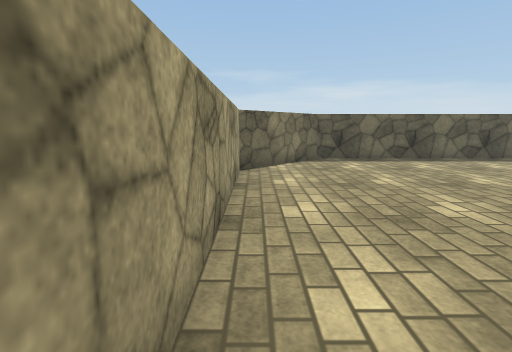
view 1 (above)

16 first-person views from a walk through a Unity game level. The camera is 1.3 m above the floor, tilts 10° down and sees 85° across. The floor is counted in squares, 1 m on a side. Each view is taken from the middle of a square. On the plan, view 1 faces up. The plan holds only what a view shows up to about 13 squares ahead; the rest is blank. Surface patterns are stand-ins for the level's own textures.

view 2
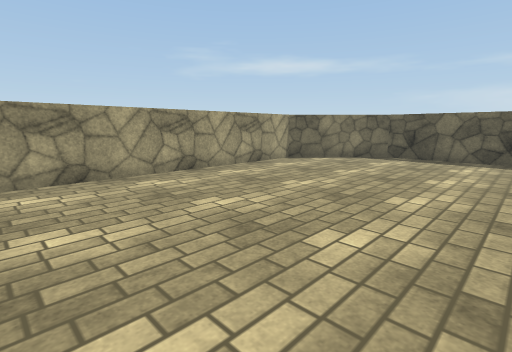

view 3
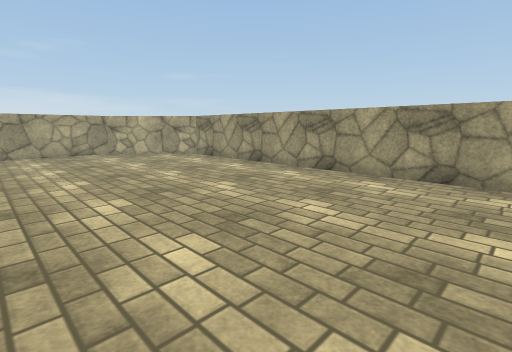

view 4
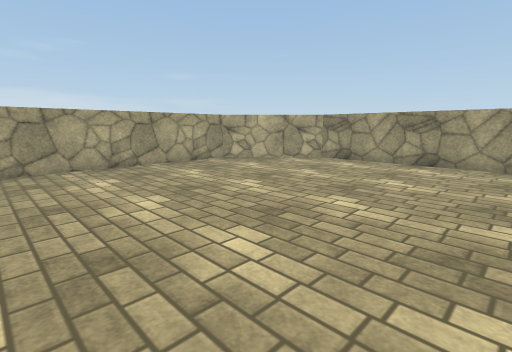

view 5
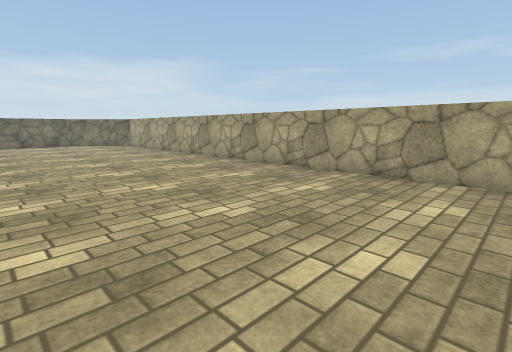

view 6
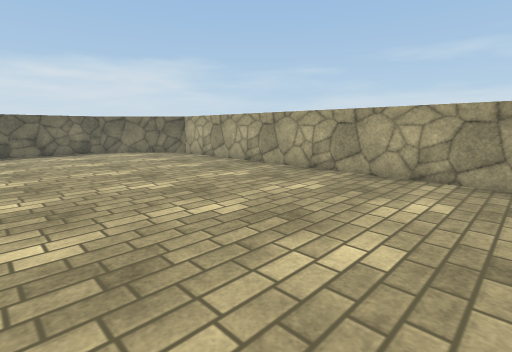

view 7
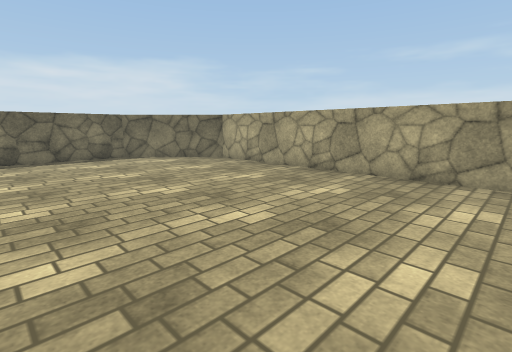

view 8
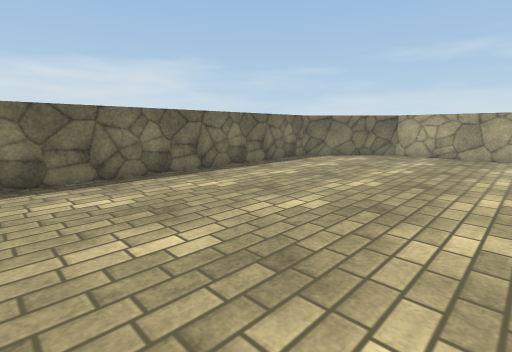

view 9
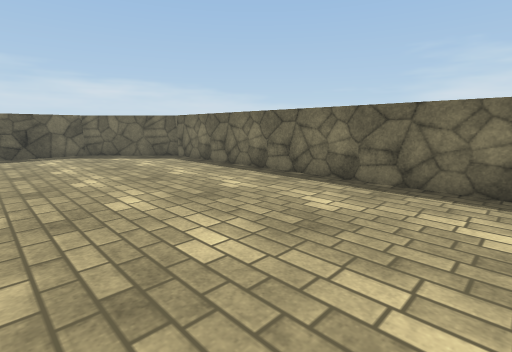

view 10
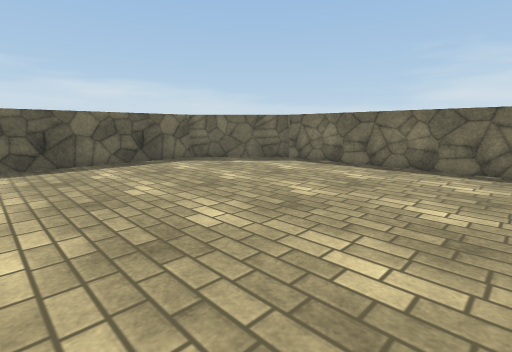

view 11
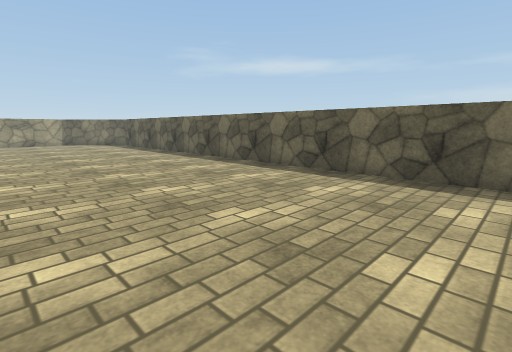

view 12
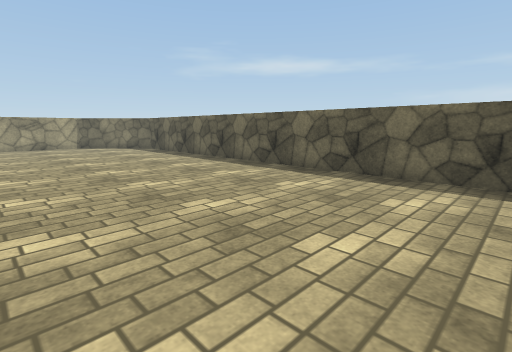

view 13
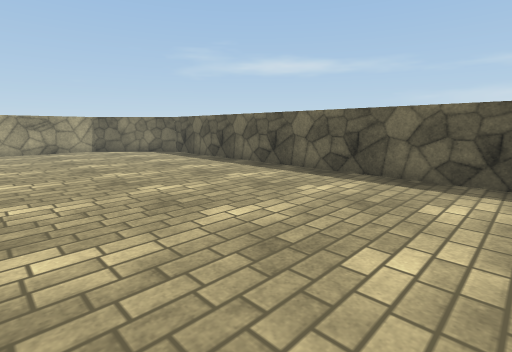

view 14
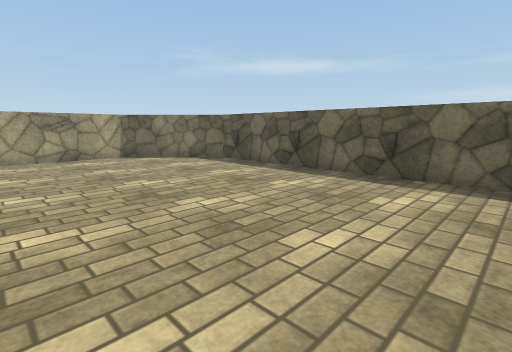

view 15
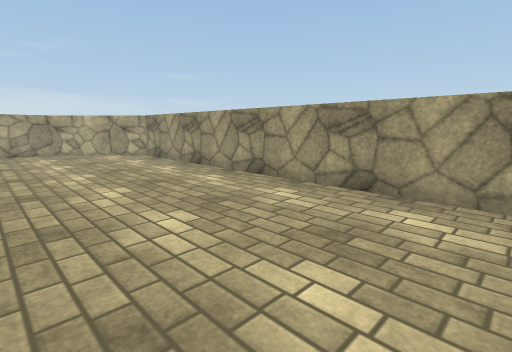

view 16
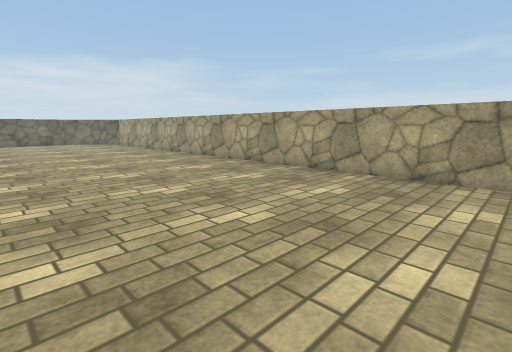

### Floor plan
Points are (right, up) in squares from view 1. A wall is a line through its corners. A room is listed if a view was taken in it or the views show most of it. See-through windows are left out.
Room 1 (views 1, 2, 3, 4, 5, 6, 7, 8, 9, 10, 11, 12, 13, 14, 15, 16)
walls: (2.5, 11.5) (-0.5, 8.5) (-0.5, -9.5) (2.5, -12.5) (26.5, -12.5) (29.5, -9.5) (29.5, 8.5) (26.5, 11.5) (2.5, 11.5)

Where each view was taken, in squares from view 1:
view 1: 0 up, 0 right, facing up
view 2: 1 down, 7 right, facing up-left
view 3: 2 up, 7 right, facing down-left
view 4: 3 down, 10 right, facing down-left
view 5: 5 down, 7 right, facing down-right
view 6: 5 down, 14 right, facing down-right
view 7: 5 down, 17 right, facing down-right
view 8: 1 up, 22 right, facing down-right
view 9: 3 down, 23 right, facing up-right
view 10: 1 up, 20 right, facing up-right
view 11: 4 up, 23 right, facing up-left
view 12: 4 up, 19 right, facing up-left
view 13: 4 up, 16 right, facing up-left
view 14: 4 up, 12 right, facing up-left
view 15: 3 up, 5 right, facing down-left
view 16: 5 down, 5 right, facing down-right
